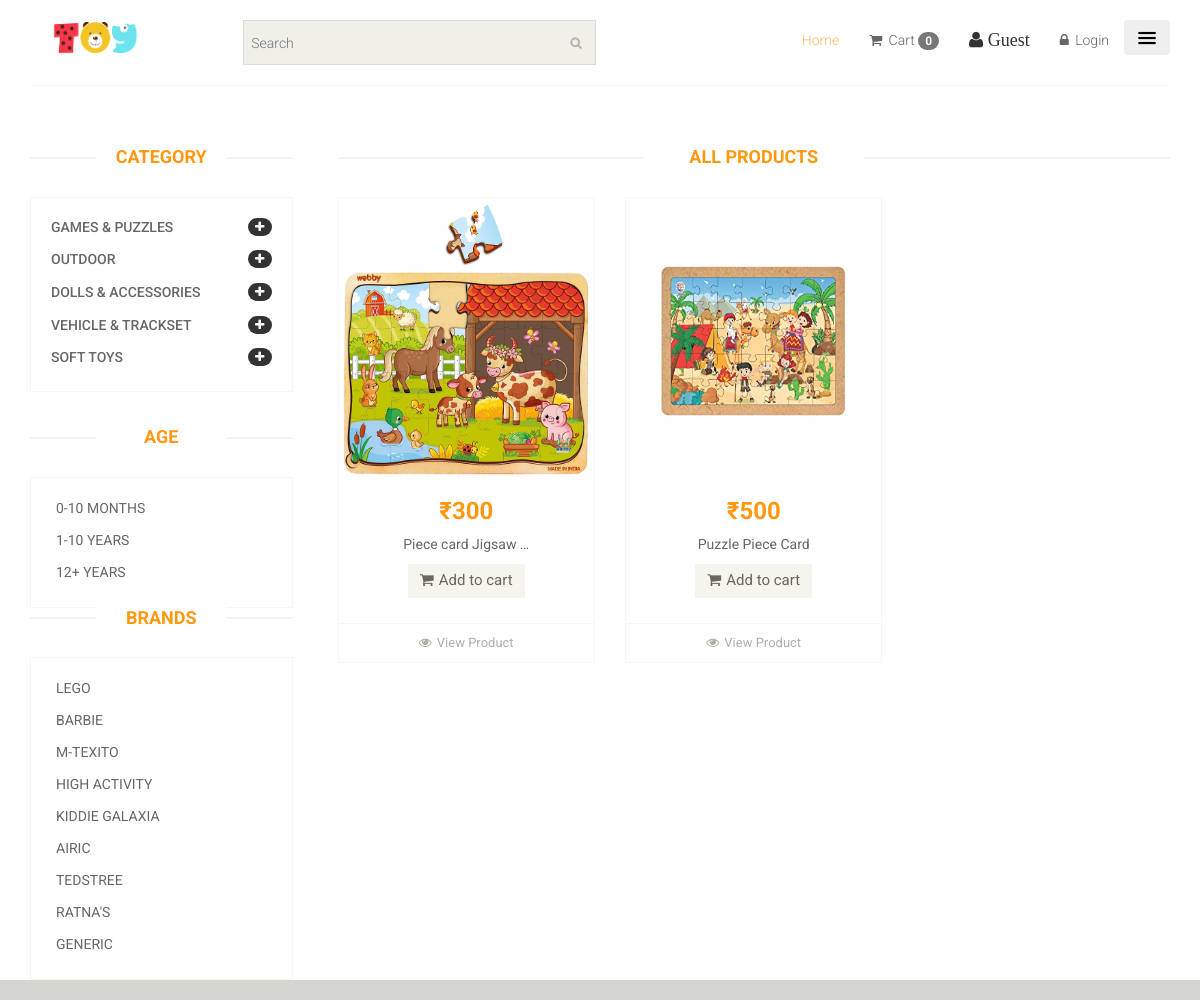
The app's page /product/?category=1 with its own data.
### T_App/models.py (models this page shows, shortened)
class Category(models.Model):
    name = models.CharField(max_length=150)

class Age(models.Model):
    age_ct = models.CharField( max_length=150)

class Brand(models.Model):
    name = models.CharField(max_length=20)

class Product(models.Model):
    category = models.ForeignKey(Category, on_delete=models.CASCADE, null=False, default='')
    sub_category = models.ForeignKey(Sub_Category, on_delete=models.CASCADE, null=False, default='')
    brand = models.ForeignKey(Brand, on_delete=models.CASCADE, null=True)
    age_no = models.ForeignKey(Age, on_delete=models.CASCADE, null=False, default='')
    image = models.ImageField(upload_to='ecommerce/pimg')
    name = models.CharField(max_length=100)
    price = models.IntegerField()
    is_featured = models.BooleanField(default=False)
    stock = models.IntegerField(default=0) # new field for stock
    color = models.CharField(max_length=100,default='')
    detail = models.TextField()

### T_App/views.py (the view)
# urls.py: path('product/', views.Product_page,name='product'),
def Product_page(request):
	category=Category.objects.all()
	age = Age.objects.all()
	brand = Brand.objects.all()
	categoryID=request.GET.get('category')
	AgeID = request.GET.get('age')
	brandID = request.GET.get('brand')
	if categoryID:
		product = Product.objects.filter(sub_category=categoryID)
	elif AgeID:
		product=Product.objects.filter(age_no=AgeID)
	elif brandID:
		product=Product.objects.filter(brand=brandID)
	else:
		product = Product.objects.all()
	context ={
		'category' : category,
		'age'  : age,
		'brand' : brand,
		'product' : product,
	}
	return render(request, 'product.html', context)

### templates/product.html (shortened to what this page needs)
{% extends 'master.html' %}
{% block body %}
<section>
    <div class="container">
        <div class="row">
            <div class="col-sm-3">
                <div class="left-sidebar">
                    <h2>Category</h2>
                    <div class="panel-group category-products" id="accordian">
                        {% for cat in category %}
                        <div class="panel panel-default">
                            <div class="panel-heading">
                                <h4 class="panel-title">
                                    <a data-toggle="collapse" data-parent="#accordian" href="#{{cat.id}}">
                                        <span class="badge pull-right"><i class="fa fa-plus"></i></span>
                                        {{cat.name}}
                                    </a>
                                </h4>
                            </div>
                        </div>
                        {% endfor %}
                    </div>
                    <div class="brands_products">
                        <h2>Age</h2>
                        <div class="brands-name">
                            <ul class="nav nav-pills nav-stacked">
                                {% for a in age %}
                                <li><a href="/product/?age={{a.id}}">{{a.age_ct}} </a></li>
                                {% endfor %}
                            </ul>
                        </div>
                    </div>
                    <div class="brands_products">
                        <h2>Brands</h2>
                        <div class="brands-name">
                            <ul class="nav nav-pills nav-stacked">
                                {% for i in brand %}
                                <li><a href="/product/?brand={{i.id}}"> {{i.name}}</a></li>
                                {% endfor %}
                        </div>
                    </div>
                </div>
            </div>
            <div class="col-sm-9 padding-right">
                <div class="features_items">
                    <h2 class="title text-center">All Products</h2>
                    {% for prod in product %}
                    <div class="col-sm-4">
                        <div class="product-image-wrapper">
                            <div class="single-products">
                                <div class="productinfo text-center">
                                    <img src="/{{prod.image}}" alt="" height="280px"/>
                                    <h2>₹{{prod.price}}</h2>
                                    <p>{{prod.name|truncatechars:20}}</p>
                                    {% if prod.stock > 0 %}
                                    <a href="{% url 'cart_add' prod.id %}" class="btn btn-default add-to-cart"><i class="fa fa-shopping-cart"></i>Add to cart</a>
                                    {% else %}
                                    <a href="#" class="btn btn-default add-to-cart" disabled><i class="fa fa-ban"></i>Out of stock</a>
                                    {% endif %}
                                </div>
                                <div class="product-overlay">
                                    <div class="overlay-content">
                                    </div>
                                </div>
                            </div>
                            <div class="choose">
                                <ul class="nav nav-pills nav-justified">
                                    <li><a href="{{prod.id}}"><i class="fa fa-eye"></i>View Product</a></li>
                                </ul>
                            </div>
                        </div>
                    </div>
                    {% endfor %}
                 </div>
            </div>
        </div>
    </div>
</section>
{% endblock %}

### static/css/main.css (style rules this page uses)
body { font-family: 'Roboto', sans-serif; background:; position: relative; font-weight:400px; }
ul li { list-style: none; }
a { -webkit-transition: 300ms; -moz-transition: 300ms; -o-transition: 300ms; transition: 300ms; }
h1, h2, h3, h4, h5, h6 { font-family: 'Roboto', sans-serif; }
.category-products { border: 1px solid #F7F7F0; margin-bottom: 35px; padding-bottom: 20px; padding-top: 15px; }
.left-sidebar h2, .brands_products h2 { color: #FE980F; font-family: 'Roboto', sans-serif; font-size: 18px; font-weight: 700; margin: 0 auto 30px; text-align: center; text-transform: uppercase; position: relative; z-index:3; }
.left-sidebar h2:after, h2.title:after { content: " "; position: absolute; border: 1px solid #f5f5f5; bottom:8px; left: 0; width: 100%; height: 0; z-index: -2; }
.left-sidebar h2:before { content: " "; position: absolute; background: #fff; bottom: -6px; width: 130px; height: 30px; z-index: -1; left: 50%; margin-left: -65px; }
h2.title:before { content: " "; position: absolute; background: #fff; bottom: -6px; width: 220px; height: 30px; z-index: -1; left: 50%; margin-left: -110px; }
.category-products .panel { background-color: #FFFFFF; border: 0px; border-radius: 0px; box-shadow:none; margin-bottom: 0px; }
.category-products .panel-default .panel-heading { background-color: #FFFFFF; border: 0 none; color: #FFFFFF; padding: 5px 20px; }
.category-products .panel-default .panel-heading .panel-title a { color: #696763; font-family: 'Roboto', sans-serif; font-size: 14px; text-decoration: none; text-transform: uppercase; }
.category-products .badge { background:none; border-radius: 10px; color: #696763; display: inline-block; font-size: 12px; font-weight: bold; line-height: 1; min-width: 10px; padding: 3px 7px; text-align: center; vertical-align: baseline; white-space: nowrap; }
.brands-name { border: 1px solid #F7F7F0; padding-bottom: 20px; padding-top: 15px; }
.brands-name .nav-stacked li a { background-color: #FFFFFF; color: #696763; font-family: 'Roboto', sans-serif; font-size: 14px; padding: 5px 25px; text-decoration: none; text-transform: uppercase; }
.padding-right { padding-right: 0; }
.features_items { overflow:hidden; }
h2.title { color: #FE980F; font-family: 'Roboto', sans-serif; font-size: 18px; font-weight: 700; margin: 0 15px; text-transform: uppercase; margin-bottom: 30px; position: relative; }
.product-image-wrapper { border:1px solid #F7F7F5; overflow: hidden; margin-bottom:30px; }
.single-products { position: relative; }
.productinfo h2 { color: #FE980F; font-family: 'Roboto', sans-serif; font-size: 24px; font-weight: 700; }
.productinfo p { font-family: 'Roboto', sans-serif; font-size: 14px; font-weight: 400; color: #696763; }
.productinfo img { width: 100%; }
.productinfo { position:relative; }
.product-overlay { background:#FE980F; top: 0; display: none; height: 0; position: absolute; transition: height 500ms ease 0s; width: 100%; display: block; opacity:; }
.product-overlay .overlay-content { bottom: 0; position: absolute; bottom: 0; text-align: center; width: 100%; }
.add-to-cart { background:#F5F5ED; border: 0 none; border-radius: 0; color: #696763; font-family: 'Roboto', sans-serif; font-size: 15px; margin-bottom: 25px; }
.add-to-cart i { margin-right:5px; }
.choose { border-top: 1px solid #F7F7F0; }
.choose ul li a { color: #B3AFA8; font-family: 'Roboto', sans-serif; font-size: 13px; padding-left: 0; padding-right: 0; }
.choose ul li a i { margin-right:5px; }

### records on screen
Category: name "GAMES & PUZZLES"
Category: name "OUTDOOR"
Category: name "DOLLS & ACCESSORIES"
Category: name "VEHICLE & TRACKSET"
Category: name "SOFT TOYS"
Age: age_ct "0-10 MONTHS"
Age: age_ct "1-10 YEARS"
Age: age_ct "12+ YEARS"
Brand: name "LEGO"
Brand: name "BARBIE"
Brand: name "M-TEXITO"
Brand: name "HIGH ACTIVITY"
Brand: name "KIDDIE GALAXIA"
Brand: name "AIRIC"
Brand: name "TEDSTREE"
Brand: name "RATNA'S"
Brand: name "GENERIC"
Product: image (picture), price "300", name "Piece card Jigsaw …", stock "Add to cart"
Product: image (picture), price "500", name "Puzzle Piece Card", stock "Add to cart"

### other values on screen
{{ request.session.cart|length }} "0"
